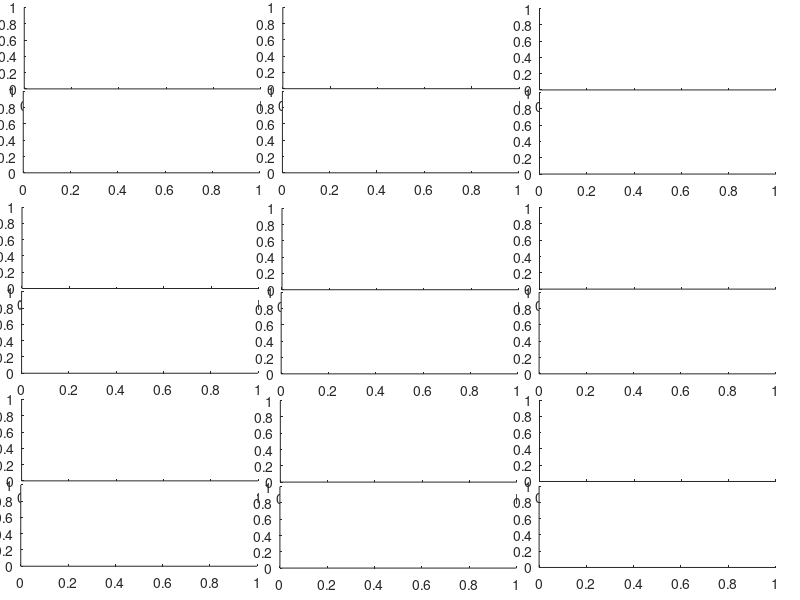

The MATLAB script that drew this image:
function axeshandels = createROIfigure
%CREATEFIGURE1

%  Auto-generated by MATLAB on 27-Sep-2016 11:42:29

% Create figure
figure1 = figure;
axeshandels = {};
% Create axes
axeshandels{1} = axes('Parent',figure1,...
    'Position',[0.0303125 0.851838456901748 0.295535714285714 0.135714285714287]);

% Create axes
axeshandels{2} = axes('Parent',figure1,...
    'Position',[0.0290625 0.711965039180229 0.295535714285714 0.135714285714287]);

% Create axes
axeshandels{3} = axes('Parent',figure1,...
    'Position',[0.0275 0.51918153402559 0.295535714285714 0.135714285714287]);

% Create axes
axeshandels{4} = axes('Parent',figure1,...
    'Position',[0.0269791666666667 0.377944420623528 0.295535714285714 0.135714285714287]);

% Create axes
axeshandels{5} = axes('Parent',figure1,...
    'Position',[0.0269791666666667 0.198562977324559 0.295535714285714 0.135714285714287]);

% Create axes
axeshandels{6} = axes('Parent',figure1,...
    'Position',[0.0259375 0.0562949360874455 0.295535714285714 0.135714285714287]);

% Create axes
axeshandels{7} = axes('Parent',figure1,...
    'Position',[0.353541666666667 0.85217122474724 0.295535714285714 0.135714285714287]);

% Create axes
axeshandels{8} = axes('Parent',figure1,...
    'Position',[0.353020833333333 0.711965039180229 0.295535714285714 0.135714285714287]);

% Create axes
axeshandels{9} = axes('Parent',figure1,...
    'Position',[0.3525 0.517119678355487 0.295535714285714 0.135714285714287]);

% Create axes
axeshandels{10} = axes('Parent',figure1,...
    'Position',[0.351458333333333 0.376913492788477 0.295535714285714 0.135714285714287]);

% Create axes
axeshandels{11} = axes('Parent',figure1,...
    'Position',[0.350416666666667 0.196501121654456 0.295535714285714 0.135714285714287]);

% Create axes
axeshandels{12} = axes('Parent',figure1,...
    'Position',[0.349895833333333 0.0532021525822909 0.295535714285714 0.135714285714287]);

% Create axes
axeshandels{13} = axes('Parent',figure1,...
    'Position',[0.674375 0.850109369077137 0.295535714285714 0.135714285714287]);

% Create axes
axeshandels{14} = axes('Parent',figure1,...
    'Position',[0.674375 0.709903183510128 0.295535714285715 0.135714285714287]);

% Create axes
axeshandels{15} = axes('Parent',figure1,...
    'Position',[0.674375 0.518150606190538 0.295535714285714 0.135714285714287]);

% Create axes
axeshandels{16} = axes('Parent',figure1,...
    'Position',[0.673854166666667 0.376913492788477 0.295535714285714 0.135714285714287]);

% Create axes
axeshandels{17} = axes('Parent',figure1,...
    'Position',[0.674375 0.197532049489508 0.295535714285714 0.135714285714287]);

% Create axes
axeshandels{18} = axes('Parent',figure1,...
    'Position',[0.673854166666667 0.0542330804173424 0.295535714285714 0.135714285714287]);

